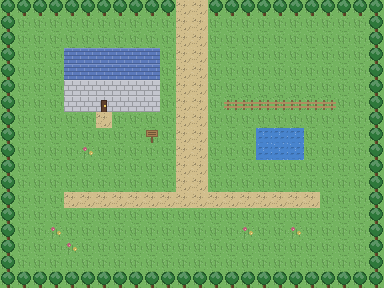

A level layout from a 2D game, rendered from its tile map. Below: a short description, then the map file with its tile-grid data intact:
An orthogonal 24x18 tile map with 16x16 px tiles, 1 tile layer (ground) and 6 objects (3x warp, spawn, npc, sign).

<map version="1.10" orientation="orthogonal" renderorder="right-down" width="24" height="18" tilewidth="16" tileheight="16" infinite="0" nextobjectid="99">
 <tileset firstgid="1" source="../tiles.tsx" />
 <layer id="1" name="ground" width="24" height="18">
  <data encoding="csv">
5,5,5,5,5,5,5,5,5,5,5,3,3,5,5,5,5,5,5,5,5,5,5,5,
5,1,1,1,1,1,1,1,1,1,1,3,3,1,1,1,1,1,1,1,1,1,1,5,
5,1,1,1,1,1,1,1,1,1,1,3,3,1,1,1,1,1,1,1,1,1,1,5,
5,1,1,1,7,7,7,7,7,7,1,3,3,1,1,1,1,1,1,1,1,1,1,5,
5,1,1,1,7,7,7,7,7,7,1,3,3,1,1,1,1,1,1,1,1,1,1,5,
5,1,1,1,6,6,6,6,6,6,1,3,3,1,1,1,1,1,1,1,1,1,1,5,
5,1,1,1,6,6,8,6,6,6,1,3,3,1,10,10,10,10,10,10,10,1,1,5,
5,1,1,1,1,1,3,1,1,1,1,3,3,1,1,1,1,1,1,1,1,1,1,5,
5,1,1,1,1,1,1,1,1,11,1,3,3,1,1,1,4,4,4,1,1,1,1,5,
5,1,1,1,1,9,1,1,1,1,1,3,3,1,1,1,4,4,4,1,1,1,1,5,
5,1,1,1,1,1,1,1,1,1,1,3,3,1,1,1,1,1,1,1,1,1,1,5,
5,1,1,1,1,1,1,1,1,1,1,3,3,1,1,1,1,1,1,1,1,1,1,5,
5,1,1,1,3,3,3,3,3,3,3,3,3,3,3,3,3,3,3,3,1,1,1,5,
5,1,1,1,1,1,1,1,1,1,1,1,1,1,1,1,1,1,1,1,1,1,1,5,
5,1,1,9,1,1,1,1,1,1,1,1,1,1,1,9,1,1,9,1,1,1,1,5,
5,1,1,1,9,1,1,1,1,1,1,1,1,1,1,1,1,1,1,1,1,1,1,5,
5,1,1,1,1,1,1,1,1,1,1,1,1,1,1,1,1,1,1,1,1,1,1,5,
5,5,5,5,5,5,5,5,5,5,5,5,5,5,5,5,5,5,5,5,5,5,5,5
</data>
 </layer>
 <objectgroup id="2" name="objects">
  <object id="1" name="spawn" x="176" y="208" width="16" height="16"><properties /></object>
  <object id="2" name="warp" x="176" y="0" width="16" height="16"><properties><property name="to_map" value="route1" /><property name="to_x" type="int" value="11" /><property name="to_y" type="int" value="16" /><property name="facing" value="up" /></properties></object>
  <object id="3" name="warp" x="192" y="0" width="16" height="16"><properties><property name="to_map" value="route1" /><property name="to_x" type="int" value="12" /><property name="to_y" type="int" value="16" /><property name="facing" value="up" /></properties></object>
  <object id="4" name="npc" x="128" y="192" width="16" height="16"><properties><property name="display" value="Maple" /><property name="facing" value="down" /><property name="dialog" value="Welcome to Hexton!|Tall grass north of town is full of wild Pokemon." /></properties></object>
  <object id="5" name="warp" x="96" y="96" width="16" height="16"><properties><property name="to_map" value="house" /><property name="to_x" type="int" value="4" /><property name="to_y" type="int" value="4" /><property name="facing" value="up" /></properties></object>
  <object id="6" name="sign" x="144" y="128" width="16" height="16"><properties><property name="dialog" value="HEXTON - Where small things add up." /></properties></object>
 </objectgroup>
</map>
